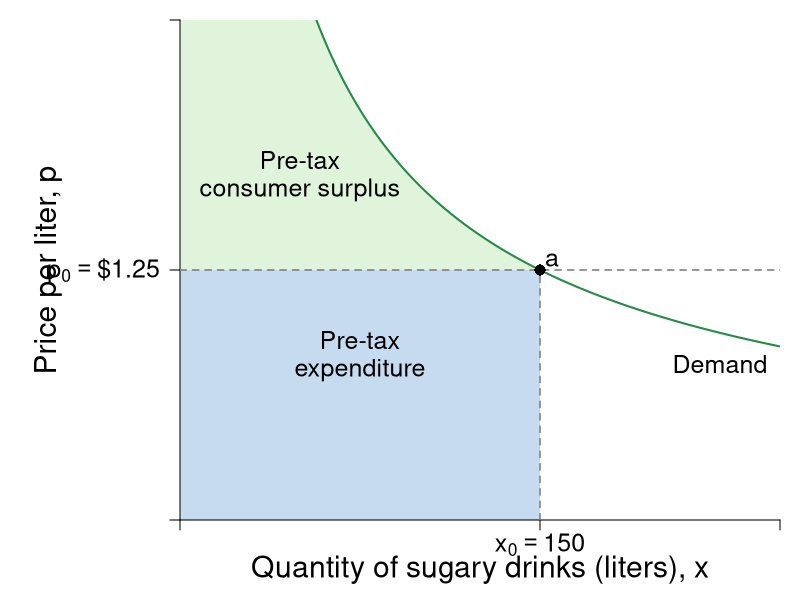

Source code (R):
library(shape)
pdf(file = "indmarketdemand/sugar_bev_demand_initial.pdf", width = 9, height = 7)

#Set parameters for graphics
pointsize <- 1.8
axislabelsize <- 1.8
labelsize <- 1.5
namesize <- 1.8
annotatesize <- 1.5
graphlinewidth <- 2
segmentlinewidth <- 1.5

COL <- c("#7fc97f", "#beaed4", "#fdc086", "#ffff99", "#386cb0", "#f0027f", "#bf5b17", "#666666")
COLA <- c("#e0f3db", "#99d8c9","#66c2a4","#41ae76", "#238b45", "#005824")
COLB <- c("#c6dbef", "#4eb3d3", "#2b8cbe", "#0868ac","#084081")
COLC <- c("#fcfbfd", "#efedf5", "#dadaeb", "#bcbddc", "#9e9ac8", "#807dba", "#6a51a3", "#54278f", "#3f007d")
Grays <- gray.colors(25, start =1, end = 0)

par(mar =  c(4, 9, 1, 1))

indiffA <- function(x, alpha = 0.5, uA = 5) {
  (uA / x^alpha)^(1/(1 - alpha))
}

cef <- function(x, e = 1.4, k = 44.7982){
  k*(x^(-1/e))
}

#The inverse demand function to creat the relative points
cefinv <- function(p, e = 1.4, k = 44.7982){
  (p/k)^(-e)
}

xlims <- c(0, 250)
ylims <- c(0, 2.5)

npts <- 501 
x <- seq(xlims[1], xlims[2], length.out = npts)
y <- seq(ylims[1], ylims[2], length.out = npts) 

plot(0, 0, xlim = xlims, ylim = ylims, type = "n",
     xlab = expression(paste("")),
     ylab = expression(paste("")), 
     xaxt = "n", 
     yaxt = "n", 
     cex.lab = axislabelsize, 
     bty = "n",
     xaxs = "i", 
     yaxs = "i")


## Paremeters to enable editing points 
## I've assumed a tax of 20% to make this more visible 
## I'll comment on that in the caption
tax <- 1.2 #20 percent tax
prices <- c(1.25, 1.25*tax) 
xprices <- c(cefinv(prices[1]), cefinv(prices[2]))

ticksy <- c(0, prices[1], ylims[2])
ylabels <- c(NA, expression(paste(p[0] == phantom(),"$1.25")),  NA)
ticksx <- c(0, xprices[1], xlims[2])
xlabels <- c(NA,  expression(paste(x[0]) == 150), NA)

#text(-23, prices[2] - 0.09, expression(paste(phantom() == phantom(),"$1.50")), xpd = TRUE, cex.axis = labelsize - 0.2)


npts <- 500 
xx1 <- seq(xlims[1], xlims[2], length.out = npts)
xx2 <- seq(48, xprices[2], length.out = npts)
xx3 <- seq(xprices[2], xprices[1], length.out = npts)

#Label axes
#mtext(expression(paste("Quantity of sugary drinks (liters), ", x)), side = 1, line = 2.5, cex = axislabelsize)
text(0.5*xlims[2], -0.25, expression(paste("Quantity of sugary drinks (liters), ", x)), xpd = TRUE, cex = axislabelsize) 
text(-55, 0.5*ylims[2], expression(paste("Price per liter, ", p)), xpd = TRUE, cex = axislabelsize, srt = 90) 

# Shade Regions
#Initial consumer surplus

#Lost consumer surplus
# C
polygon(c(xprices[2], xx3, xprices[1]), 
        c(prices[1], cef(xx3), prices[1]), 
        border = FALSE, 
        col = COLA[1])
# B
rect(0, 0, xprices[2], prices[1], col = COLB[1], density = NULL, border = NA)

# E
rect(0, prices[1], xprices[2], prices[2], 
     col = COLA[1],
     #col ="#9ecae1",
     density = NULL, border = NA)

# A
rect(0, prices[2], 48.5, ylims[2], 
     col = COLA[1], 
     density = NULL, border = NA)
polygon(c(48, xx2, xprices[2]), 
        c(prices[2], cef(xx2), prices[2]), 
        border = FALSE, col = COLA[1])

# E
rect(xprices[2], 0, 150, prices[1], 
     col = COLB[1], 
     #col = "#deebf7", 
     density = NULL, border = NA)

axis(1, at = ticksx, pos = 0, labels = xlabels, cex.axis = labelsize)
axis(2, at = ticksy, pos = 0, labels = ylabels, las = 1, cex.axis = labelsize)


# Segments
segments(xprices[1], 0, xprices[1], prices[1], lty = 2, col = Grays[20] , lwd = segmentlinewidth)
segments(0,  prices[1], xlims[2],  prices[1], lty = 2, col = Grays[20] , lwd = segmentlinewidth)

# segments(0, prices[2], xprices[2], prices[2], lty = 2, col = "gray" , lwd = segmentlinewidth)
# segments(xprices[2], 0, xprices[2], prices[2], lty = 2, col = "gray" , lwd = segmentlinewidth)

# Demand Curve
lines(xx1, cef(xx1), col = COLA[5], lwd = graphlinewidth)
text(xlims[2] - 0.1*xlims[2], 0.78, expression(Demand), cex = annotatesize)

# Points
points(xprices[1], prices[1], pch = 16, col = "black", cex = 1.5)
text(xprices[1] + 5, prices[1] + 0.05, expression(a), cex = labelsize)

# points(xprices[2], prices[2], pch = 16, col = "black", cex = 1.5)
# text(xprices[2] + 5, prices[2] + 0.05, expression(b), cex = labelsize)

# Label Regions
# text(125, 1.35, expression(C), cex = labelsize)
# text(50, 1, expression(B), cex = labelsize)
# text(50, 1.35, expression(E), cex = labelsize)
# text(50, 1.75, expression(A), cex = labelsize)
# text(125, 1, expression(D), cex = labelsize)

text(50, 1.8, expression("Pre-tax"), cex = labelsize)
text(50, 1.65, expression("consumer surplus"), cex = labelsize)
text(75, 0.9, expression("Pre-tax"), cex = labelsize)
text(75, 0.75, expression("expenditure"), cex = labelsize)



dev.off()
